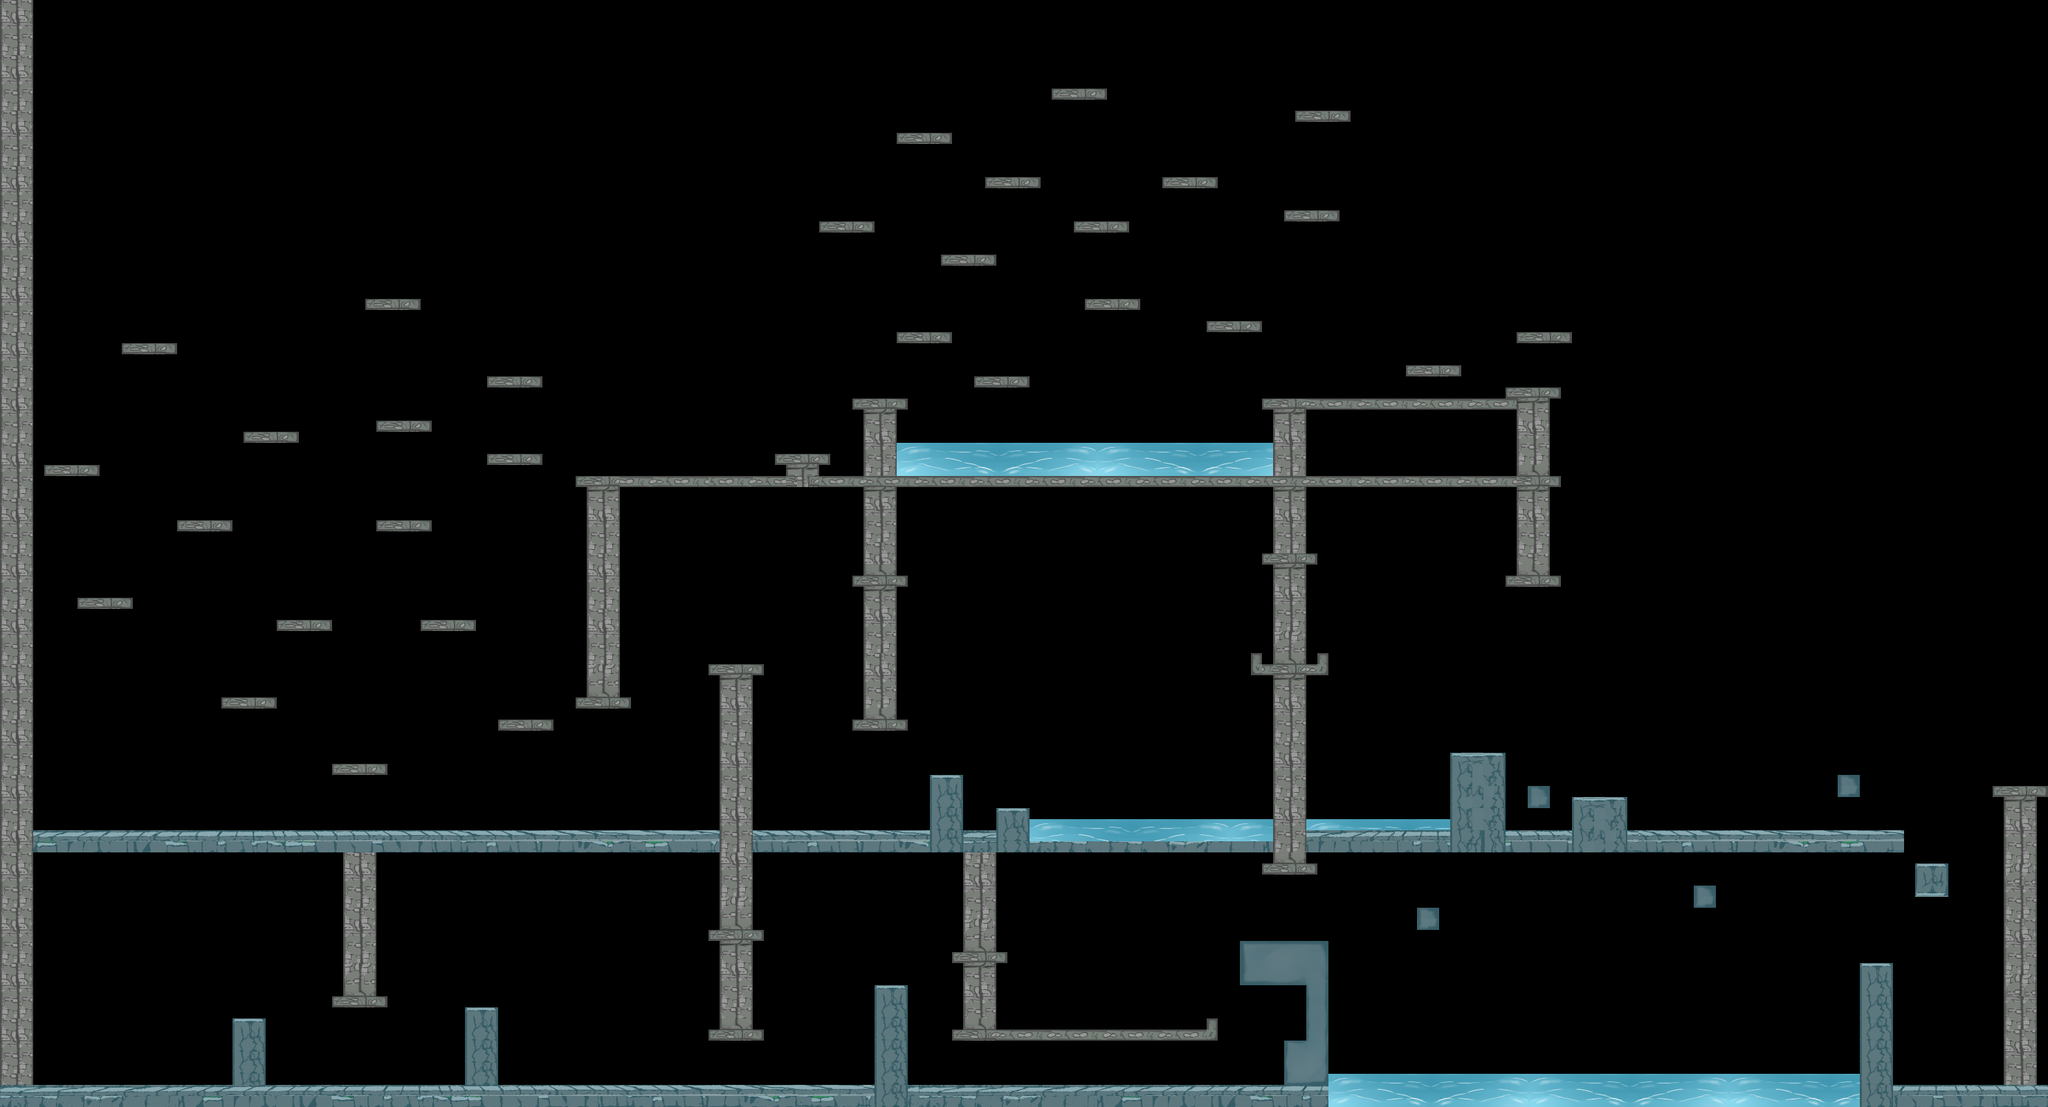

Rendered tile map (Tiled .tmx) drawn with the repository's tilesets; below, a short description and the map source with its tile grids summarised:
An orthogonal 185x100 tile map with 16x16 px tiles, 5 tile layers (Faux_Murs, Ville, Death_Zone, Death_Zone_2, ...), 2 tilesets and 74 objects.

<map version="1.5" tiledversion="1.5.0" orientation="orthogonal" renderorder="right-down" width="185" height="100" tilewidth="16" tileheight="16" infinite="0" nextlayerid="32" nextobjectid="190">
 <editorsettings>
  <export target="Raion_Full.json" format="json" />
 </editorsettings>
 <tileset firstgid="1" name="teste" tilewidth="16" tileheight="16" tilecount="1024" columns="32">
  <image source="teste.png" width="512" height="512" />
 </tileset>
 <tileset firstgid="1025" name="tiles" tilewidth="16" tileheight="16" tilecount="4960" columns="80">
  <image source="tiles.png" width="1280" height="1003" />
 </tileset>
 <layer id="19" name="Faux_Murs" width="185" height="100">
  <data>[18500 cells, 30 non-empty, 21 distinct tile ids]</data>
 </layer>
 <layer id="3" name="Ville" width="185" height="100">
  <properties>
   <property name="collides" type="bool" value="true" />
  </properties>
  <data>[18500 cells, 2128 non-empty, 280 distinct tile ids]</data>
 </layer>
 <layer id="20" name="Death_Zone" width="185" height="100">
  <data>[18500 cells, 144 non-empty, 54 distinct tile ids]</data>
 </layer>
 <layer id="22" name="Death_Zone_2" width="185" height="100">
  <data>[18500 cells, 57 non-empty, 36 distinct tile ids]</data>
 </layer>
 <layer id="31" name="Death_Zone_3" width="185" height="100">
  <data>[18500 cells, 102 non-empty, 54 distinct tile ids]</data>
 </layer>
 <objectgroup id="4" name="Caisse">
  <properties>
   <property name="collides" type="bool" value="true" />
  </properties>
  <object id="27" x="272" y="1552" width="16" height="16" />
  <object id="28" x="304" y="1552" width="16" height="16" />
  <object id="29" x="304" y="1520" width="16" height="16" />
  <object id="30" x="416" y="1520" width="16" height="16" />
  <object id="31" x="416" y="1552" width="16" height="16" />
  <object id="32" x="448" y="1552" width="16" height="16" />
  <object id="37" x="992" y="1520" width="16" height="16" />
  <object id="38" x="992" y="1552" width="16" height="16" />
  <object id="39" x="912" y="1552" width="16" height="16" />
  <object id="41" x="912" y="1520" width="16" height="16" />
  <object id="71" x="1632" y="1520" width="16" height="16" />
  <object id="72" x="1664" y="1520" width="16" height="16" />
  <object id="73" x="1632" y="1552" width="16" height="16" />
  <object id="74" x="1664" y="1552" width="16" height="16" />
 </objectgroup>
 <objectgroup id="5" name="Piment">
  <object id="50" x="800" y="1536" width="16" height="16" />
 </objectgroup>
 <objectgroup id="6" name="Glace">
  <object id="49" x="361" y="1441" width="16" height="16" />
  <object id="87" x="1744" y="1552" />
  <object id="116" x="1376" y="1104">
   <point />
  </object>
 </objectgroup>
 <objectgroup id="7" name="Poulet">
  <object id="45" x="1184" y="1552" width="16" height="16" />
  <object id="89" x="2064" y="1296" />
  <object id="90" x="2464" y="1264" />
  <object id="110" x="1872" y="1328" width="16" height="16" />
  <object id="115" x="1104" y="1024">
   <point />
  </object>
 </objectgroup>
 <objectgroup id="18" name="Respawn_Poulet">
  <object id="123" x="2848" y="1536" />
 </objectgroup>
 <objectgroup id="28" name="Gamelle">
  <object id="162" x="2784" y="1216" width="16" height="16" />
  <object id="164" x="1056" y="928" width="16" height="16" />
  <object id="183" x="1216" y="288" width="16" height="16" />
  <object id="184" x="2064" y="496" width="16" height="16" />
  <object id="185" x="1888" y="272" width="16" height="16" />
 </objectgroup>
 <objectgroup id="23" name="Respawn_Piment">
  <object id="121" x="2224" y="1120" />
  <object id="182" x="1328" y="160" width="16" height="16" />
 </objectgroup>
 <objectgroup id="24" name="Respawn_Glace">
  <object id="122" x="2672" y="1104" />
  <object id="134" x="960" y="1168" />
 </objectgroup>
 <objectgroup id="8" name="Aliment">
  <object id="65" x="704" y="1440" />
  <object id="66" x="1296" y="1408" />
  <object id="67" x="1504" y="1520" width="16" height="16" />
  <object id="68" x="1536" y="1520" width="16" height="16" />
  <object id="69" x="1504" y="1552" width="16" height="16" />
  <object id="70" x="1536" y="1552" width="16" height="16" />
  <object id="168" x="1408" y="1168" width="16" height="16" />
  <object id="170" x="1456" y="1136" width="16" height="16" />
  <object id="171" x="2304" y="1120" width="16" height="16" />
  <object id="172" x="2256" y="1248" width="16" height="16" />
  <object id="173" x="2304" y="1408" width="16" height="16" />
  <object id="178" x="2272" y="1376" width="16" height="16" />
  <object id="179" x="2336" y="1376" width="16" height="16" />
  <object id="180" x="2304" y="1344" width="16" height="16" />
 </objectgroup>
 <objectgroup id="26" name="Arba_Ennemi">
  <object id="129" x="960" y="1552">
   <point />
  </object>
  <object id="147" x="352" y="976" width="16" height="16">
   <ellipse />
  </object>
  <object id="149" x="576" y="720" width="16" height="16">
   <ellipse />
  </object>
  <object id="155" x="576" y="576" width="16" height="16">
   <ellipse />
  </object>
  <object id="156" x="736" y="624" width="16" height="16">
   <ellipse />
  </object>
  <object id="157" x="560" y="400" width="16" height="16">
   <ellipse />
  </object>
  <object id="158" x="208" y="464" width="16" height="16">
   <ellipse />
  </object>
  <object id="159" x="96" y="640" width="16" height="16">
   <ellipse />
  </object>
 </objectgroup>
 <objectgroup id="30" name="Mage">
  <object id="181" x="1856" y="544" width="16" height="16" />
 </objectgroup>
 <objectgroup id="27" name="Immobile_Ennemi_Sensible_Glace">
  <object id="139" x="512" y="1072" width="16" height="16" />
  <object id="140" x="752" y="1008" width="16" height="16" />
  <object id="141" x="640" y="864" width="16" height="16" />
  <object id="143" x="384" y="592" width="16" height="16" />
  <object id="144" x="736" y="512" width="16" height="16" />
  <object id="146" x="384" y="1168" width="16" height="16" />
  <object id="150" x="432" y="864" width="16" height="16" />
  <object id="152" x="288" y="720" width="16" height="16" />
  <object id="154" x="144" y="832" width="16" height="16" />
  <object id="167" x="656" y="1552">
   <point />
  </object>
 </objectgroup>
 <objectgroup id="10" name="Ennemi">
  <object id="85" x="1632" y="1472">
   <point />
  </object>
  <object id="120" x="1136" y="1184">
   <point />
  </object>
 </objectgroup>
 <objectgroup id="25" name="Hide_Ennemi">
  <object id="126" x="2128" y="1072">
   <point />
  </object>
 </objectgroup>
 <objectgroup id="29" name="Masse_Ennemi">
  <object id="165" x="1864" y="933.333">
   <point />
  </object>
  <object id="187" x="1456" y="1136" width="16" height="16" />
  <object id="188" x="1712" y="224" width="16" height="16" />
  <object id="189" x="2224" y="448" width="16" height="16" />
 </objectgroup>
 <objectgroup id="12" name="Pillule_Reset">
  <object id="57" x="1408" y="1536" width="16" height="16" />
 </objectgroup>
 <objectgroup id="15" name="Texte" />
</map>
